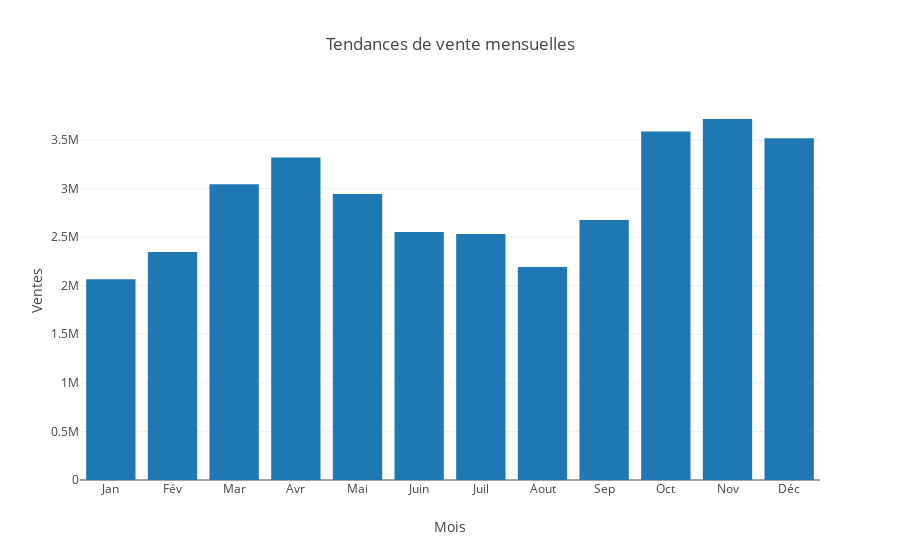

Notebook code cell kept with this figure:
### Code cell
// Afficher le graphique
plot(Seq(barChart), layout)

### Figure 1 — Plotly figure (JSON) as saved in the notebook; plotly's stock layout.template omitted (floating-point values rounded to 4 significant figures)
{"data": [{"type": "bar", "x": ["Jan", "Fév", "Mar", "Avr", "Mai", "Juin", "Juil", "Aout", "Sep", "Oct", "Nov", "Déc"], "y": [2066000.0, 2345000.0, 3043000.0, 3321000.0, 2943000.0, 2553000.0, 2532000.0, 2192000.0, 2675000.0, 3588000.0, 3716000.0, 3518000.0]}], "layout": {"title": "Tendances de vente mensuelles", "xaxis": {"title": "Mois"}, "yaxis": {"title": "Ventes"}}}
